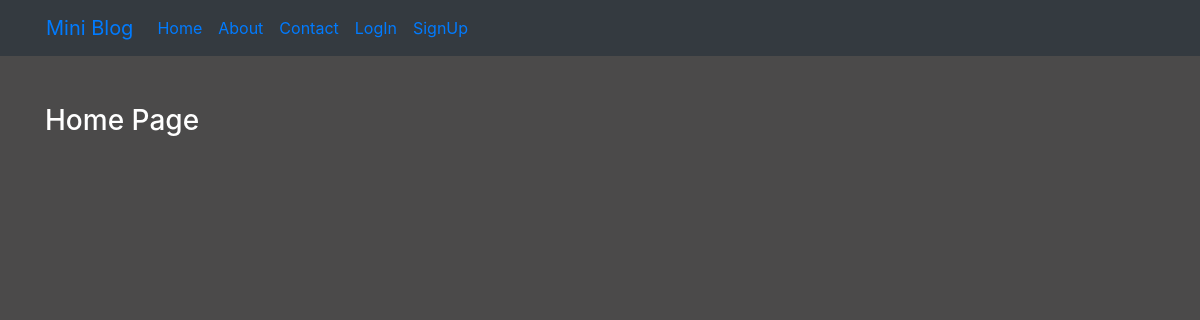
/, run on an earlier commit of the app's database.
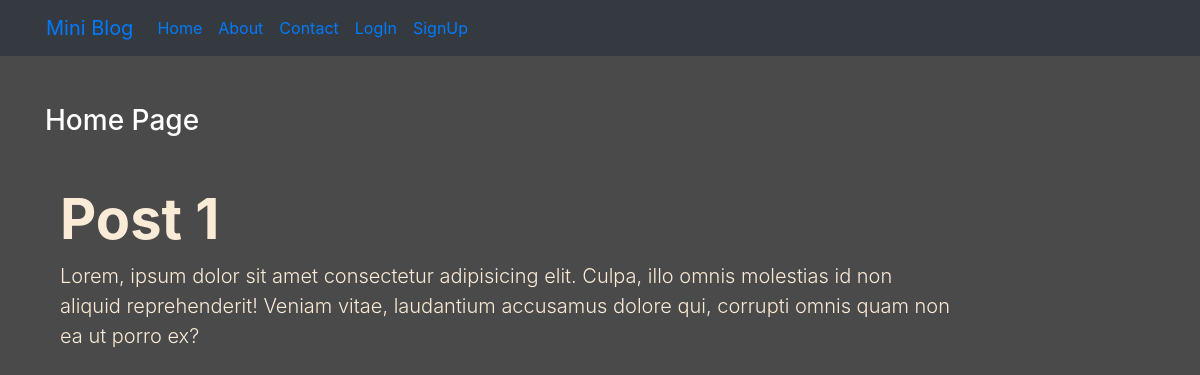
And on a later commit of the database.
### blog/models.py (models this page shows)
class Post(models.Model):
    title = models.CharField(max_length=150)
    desc = models.TextField()

### blog/views.py (the view)
# urls.py: 2. Add a URL to urlpatterns:  path('', views.home, name='home')
def home(request):
    posts = Post.objects.all()
    return render(request, 'blog/home.html', {'posts':posts})

### blog/templates/blog/home.html
{% extends 'blog/base.html' %}
{% load static %}
{% block content %}
<div class="col-sm-10">
    <h3 class="text-white my-5">Home Page</h3>
    {% for post in posts %}
        <div class="container">
          <h1 class="display-4 font-weight-bold">{{post.title}}</h1>
          <p class="lead">{{post.desc}}</p>
        </div>
    {% endfor %}
</div>
{% endblock content %}

### blog/templates/blog/base.html (shortened to what this page needs)
<!DOCTYPE html>
{% load static %}
<html lang="en">
<head>
    <link rel="stylesheet" href="{% static 'blog/css/bootstrap.css' %}">
    <link rel="stylesheet" href="{% static 'blog/css/style.css' %}">
</head>
<body>
    <div class="container-fluid bg-dark">
        {% include 'blog/navbar.html' %}
    </div>
    <div class="container">
        <div class="row">
            {% block content %}
            {% endblock content %}
        </div>
    </div>
</body>
</html>

### blog/templates/blog/navbar.html (shortened to what this page needs)
<nav class="navbar navbar-expand-lg bg-body-tertiary">
    <div class="container-fluid">
      <a class="navbar-brand" href="#">Mini Blog</a>
      <div class="collapse navbar-collapse" id="navbarNav">
        <ul class="navbar-nav">
          <li class="nav-item">
            <a class="nav-link active" aria-current="page" href="/">Home</a>
          </li>
          <li class="nav-item">
            <a class="nav-link" href="{% url 'about' %}">About</a>
          </li>
          <li class="nav-item">
            <a class="nav-link" href="{% url 'contact' %}">Contact</a>
          </li>
          {% if request.user.is_authenticated %}
          <li class="nav-item">
            <a class="nav-link" href="{% url 'dashboard' %}">Dashboard</a>
          </li>
          <li class="nav-item">
            <a class="nav-link" href="{% url 'LogOut' %}">Logout</a>
          </li>
          {% else %}
          <li class="nav-item">
            <a class="nav-link" href="{% url 'LogIn' %}">LogIn</a>
          </li>
          <li class="nav-item">
            <a class="nav-link" href="{% url 'SignUp' %}">SignUp</a>
          </li>
          {% endif %}
        </ul>
      </div>
    </div>
  </nav>

### blog/static/blog/css/style.css (style rules this page uses)
body { background-color: rgb(75, 74, 74); color: antiquewhite; }

What changed in the data, as far as the page shows it:
added Post: title "Post 1", desc "Lorem, ipsum dolor sit amet consectetur adipisicing elit. Culpa, illo omnis molestias id non aliquid reprehenderit! Veniam vitae, laudantium accusamus dolore qui, corrupti omnis quam non ea ut porro ex?"
